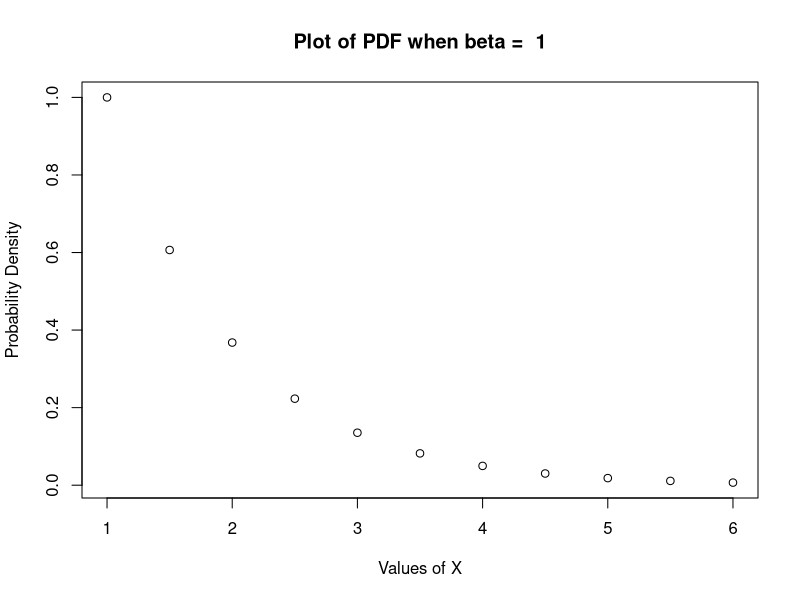
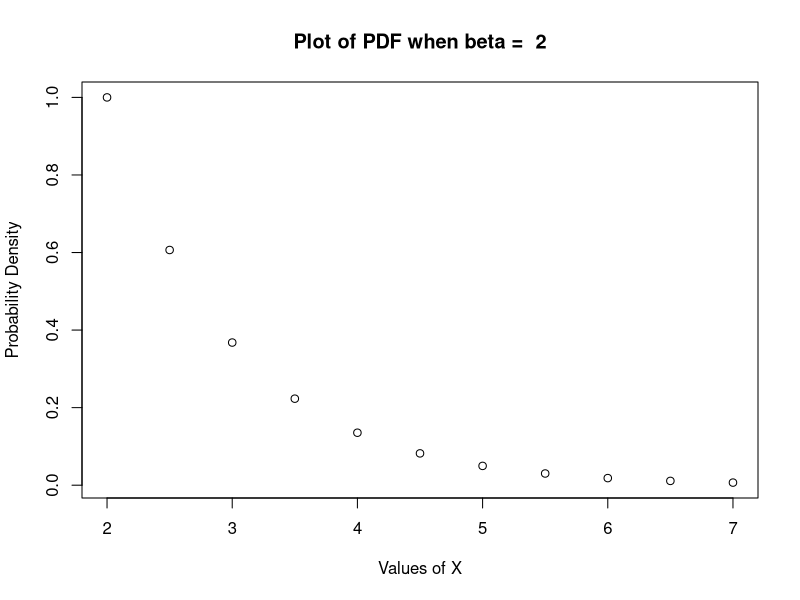
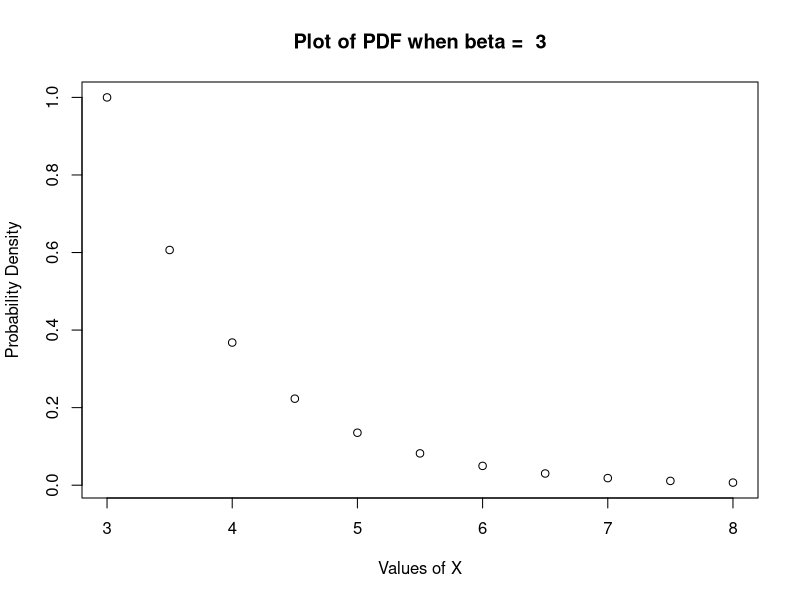
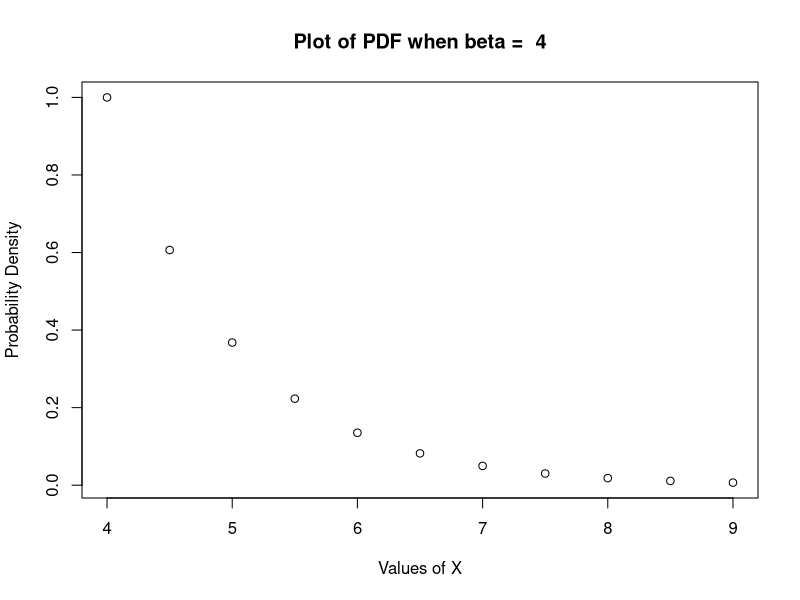
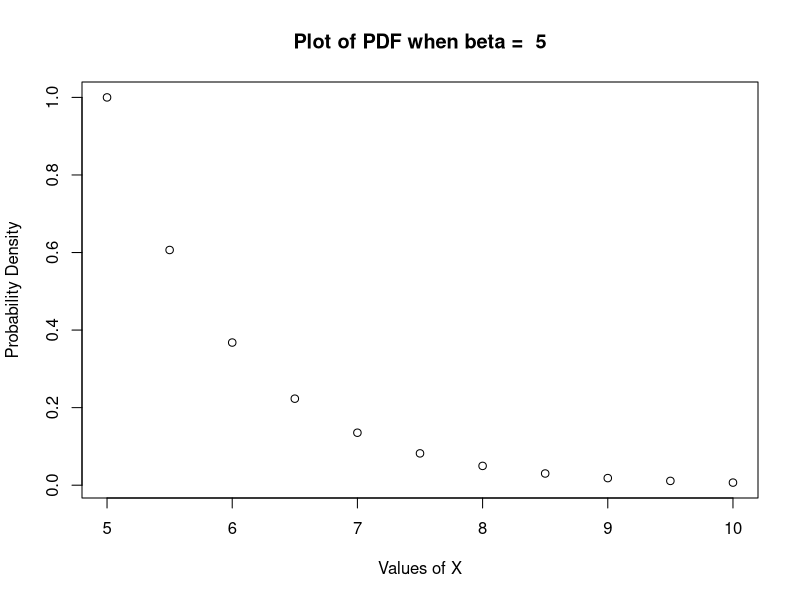
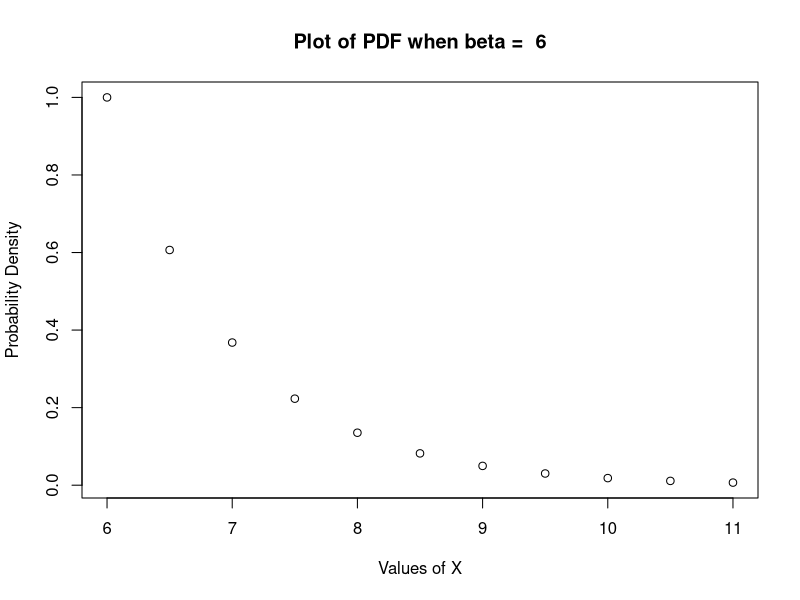
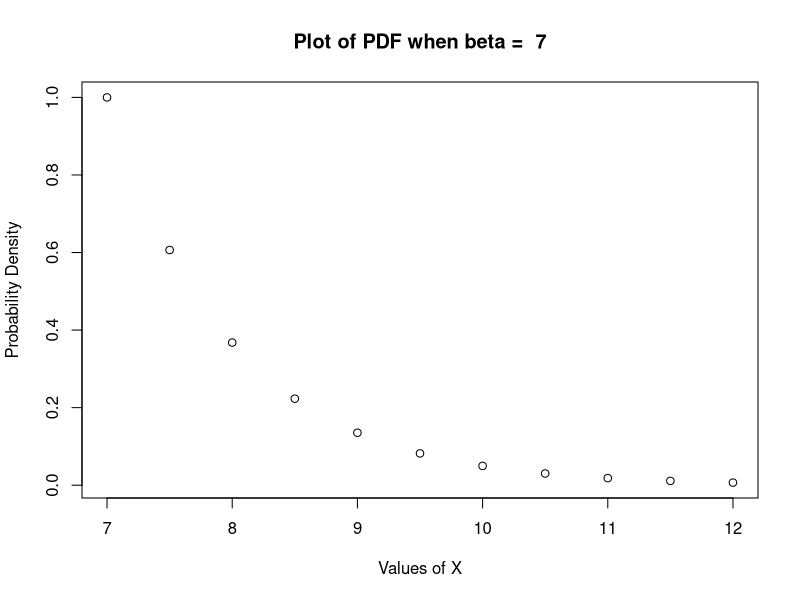
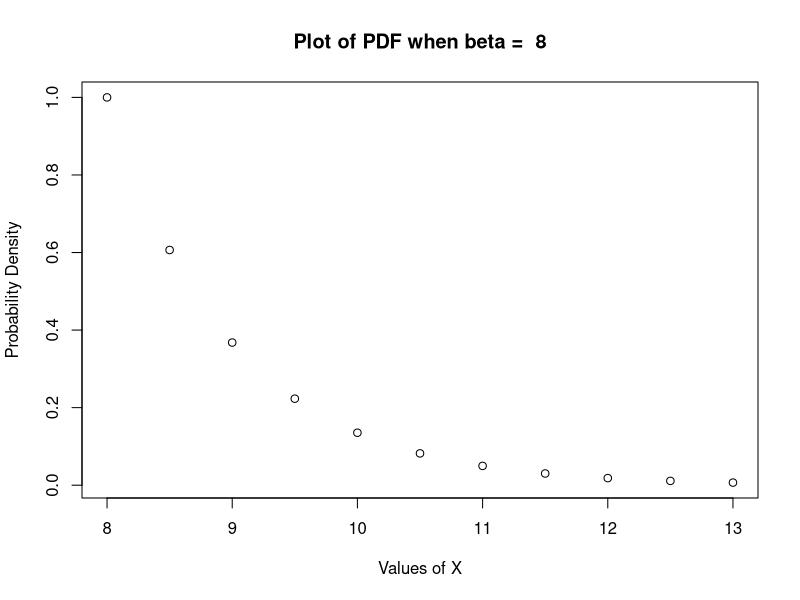

These charts were generated, in order, by the following R code:
## ---- chunk 1
pdf.exploringParameters = function(x,b){
  exp(-(x-b))
}
## ---- chunk 2
plotDifferentParameters = function(){
  for (b in 1:10){
    xSequence = seq(b,b+5,0.5)
    plot(xSequence,pdf.exploringParameters(xSequence,b),main=paste("Plot of PDF when beta = ",b),ylab="Probability Density",xlab="Values of X")
  }
}
#call the function I just wrote to plot a bunch of different versions of the same graph
plotDifferentParameters()
## ---- chunk 3
#Same equation, but with only one variable now.
pdf.betaIsTwo = function(x) {
  exp(-(x-2))
}
## ---- chunk 4
xVals = seq(2,10,0.1)
plot(xVals,pdf.betaIsTwo(xVals),type="l",main="Probability Density Function, beta = 2",xaxp=c(2,10,8))
## ---- chunk 5
plot(xVals,sapply(xVals,function(x) integrate(pdf.betaIsTwo,2,x)$value),type="l",ylab="Cumulative Probability",main="Cumulative Probability Function")
## ---- chunk 6
pdf.Xmin = function(x) {
  6*exp(-6*(x-2))
}

xMinVals = seq(2,3,0.05)
plot(xMinVals,pdf.Xmin(xMinVals),main="Probability Density Function of Xmin statistic")
## ---- chunk 7
pdf.XminChangeN = function (x,n){
  n*exp(-n*(x-2))
}
plot(xMinVals,pdf.XminChangeN(xMinVals,3),main="Probability Density Function of Xmin statistic, n = 3")
plot(xMinVals,pdf.XminChangeN(xMinVals,4),main="Probability Density Function of Xmin statistic, n = 4")
plot(xMinVals,pdf.XminChangeN(xMinVals,5),main="Probability Density Function of Xmin statistic, n = 5")
## ---- chunk 8
plot(xMinVals,sapply(xMinVals,function(x) integrate(pdf.Xmin,2,x)$value),type="l",ylab="Cumulative Probability",main="Cumulative Probability Function of X-min")
abline(v=2.018,col="green")
## ---- chunk 9
plot(xMinVals,pdf.Xmin(xMinVals),type='l',main="Probability Density Function of Xmin statistic")
abline(v=2.018,col="red")
## ---- chunk 10
pdf.actual = function(x){
  6*exp(-6*(x-1.8))
}
## ---- chunk 11
xVals.adjustedAgain = seq (1.8,3,0.1)
plot(xVals.adjustedAgain,sapply(xVals.adjustedAgain,function(x) integrate(pdf.actual,2,x)$value),type="l",ylab="Cumulative Probability",main="Cumulative Probability Function if beta = 1.8")
abline(v=2,col="red")
